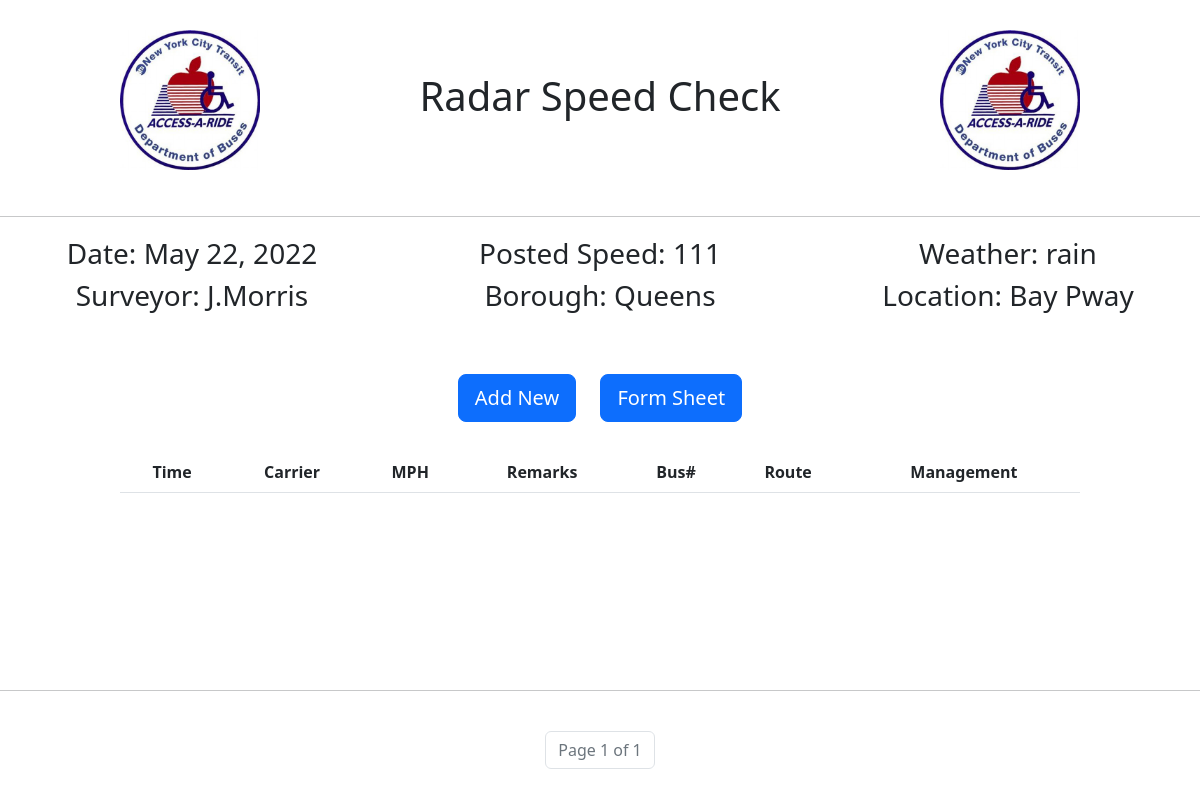
/detail/6/, run on the app's committed database.
### radarSpeedCheck/models.py (models this page shows, shortened)
class CheckItem(models.Model):
    date = models.DateField(blank=False)
    speed = models.IntegerField()
    weather = models.CharField(max_length=30)
    surveyor = models.CharField(max_length=30)
    borough = models.CharField(max_length=30)
    location = models.CharField(max_length=100)
    class Meta :
        ordering = ['id']

### radarSpeedCheck/views.py (the view)
# urls.py: path('detail/<str:pk>/', views.detail, name='detail'),
def detail(request, pk):
    item = CheckItem.objects.get(id=pk)
    detail = TimeSheet.objects.filter(item=pk)
    page_num =6
    p = Paginator(detail, page_num)
    page = request.GET.get('page')
    detail_list = p.get_page(page)
    content = {'item': item, 'details': detail_list}
    return render(request, 'detail.html', content)

### templates/detail.html (shortened to what this page needs)
<!DOCTYPE html>
{% extends 'base.html' %}
    {% block content%}
</head>
<body>
<div class = "information">
    <div class="row">
    <h3 class="col">Date: {{item.date}} </h3>
    <h3 class="col"> Posted Speed: {{item.speed}}</h3>
        <h3 class="col" >Weather: {{ item.weather}} </h3>
        </div>
    <div class="row">
        <h3 class="col">Surveyor: {{item.surveyor}}</h3>
  <h3 class="col">Borough: {{item.borough}}</h3>
    <h3 class="col">Location: {{item.location}}</h3>
        </div>
</div>
<br>
<div class="but ">
    <a class="btn btn-primary btn-lg"  style = "margin-right : 20px"  href="{% url 'createTimeSheet'  %}?item_num={{item.id}}"> Add New</a>
          <a
        class="btn btn-primary btn-lg "
        href="{% url 'detailView' item.id  %}"
      >
        Form Sheet
      </a>
</div>
<div class="bd-example">
    <table class="table table-striped table-hover">
        <thead>
        <tr>
            <th scope="col">Time</th>
            <th scope="col">Carrier</th>
            <th scope="col">MPH</th>
            <th scope="col">Remarks</th>
            <th scope="col">Bus#</th>
            <th scope="col">Route</th>
            <th scope="col">Management</th>
        </tr>
        </thead>
    </table>
    <br>
    <br>
</div>
<div class="footer">
    <br>
    <hr>
    <br>
    <nav aria-label="Page navigation example">
        <ul class="pagination justify-content-center">
            <li class="page-item disabled"><a href="#" class="page-link"> Page {{details.number}} of
                {{details.paginator.num_pages}}</a></li>
        </ul>
    </nav>
</div>
{% endblock %}

### templates/base.html (style rules this page uses)
html, body { height: 100%; margin: 0; max-width: 100%; overflow: hidden; }

### templates/detail.html (style rules this page uses)
.but { margin : 30px ; text-align : center ; }
.table { margin : 0 auto ; width : 80% ; text-align : center ; }
.information { margin-top : 20px ; text-align :center; }
.footer { position: fixed; bottom: 0; width: 100%; height: 150px; }

### data on the page
CheckItem: date "May 22, 2022", speed "111", weather "rain", surveyor "J.Morris", borough "Queens", location "Bay Pway"

### other printed values
{{ details.number }} "1"
{{ details.paginator.num_pages }} "1"
